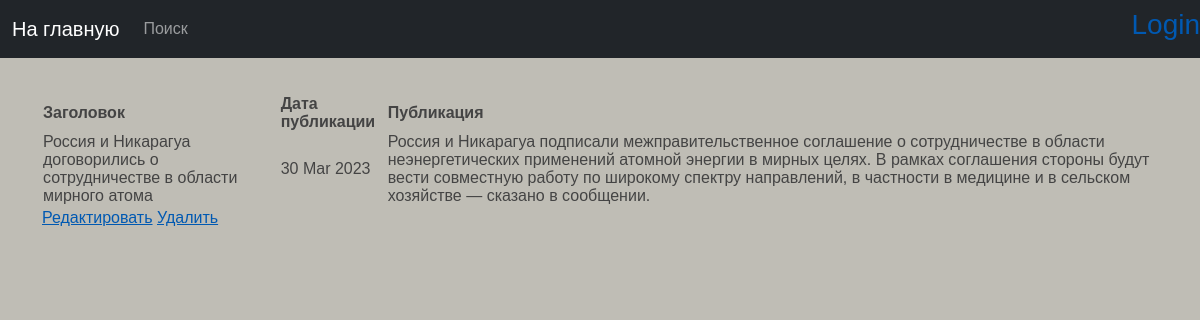
Screenshot of /news/3 with the database file from the repository.
### news/models.py (models this page shows, shortened)
class Post(models.Model):
    author = models.ForeignKey(Author, on_delete=models.CASCADE)
    view = models.CharField(max_length=2, choices=OPTIONS_POST)
    time_in = models.DateTimeField(auto_now_add=True)
    category = models.ManyToManyField(Category, through='PostCategory')
    title = models.CharField(max_length=150)
    text = models.TextField()
    rating_post = models.IntegerField(default=0)

### news/views.py (the view)
# urls.py: path('<int:pk>', PostDetail.as_view(), name='post_detail'),
class PostDetail(DetailView):
    model = Post
    template_name = 'post.html'
    context_object_name = 'post'
    def get_context_data(self, **kwargs):
        context = super().get_context_data(**kwargs)
        return context

### news/templatetags/custom_filters.py (called while the page is built)
@register.filter()
def censor(word):
    if isinstance(word, str):
        for i in word.split():
            if i.capitalize() in cens_words:
                word = word.replace(i, i[0] + '*' * len(i))
    else:
        raise ValueError('custom_filters -> censor -> A string is expected, but a different data type has been entered')
    return word

### templates/post.html (shortened to what this page needs)
{% extends 'flatpages/default.html' %}
{% load custom_filters %}
{% block content %}
{% if post %}
        <table>
           <tr>
                <td><b>Заголовок</b></td>
                <td><b>Дата публикации</b></td>
                <td><b>Публикация</b></td>
            </tr>
            <tr>
                <td>{{ post.title|censor }}</td>
                <td>{{ post.time_in|date:'d M Y' }}</td>
                <td>{{ post.text|censor }}</td>
            </tr>
        </table>
                    <td>
            <a href="{% url 'news_edit' post.id %}"><u>Редактировать</u></a>
            <a href="{% url 'news_delete' post.id %}"><u> Удалить </u></a>
        </td>
    {% else %}
        <h2>Новостей нет!</h2>
    {% endif %}
{% endblock content %}

### rows the page displays
Post: title|censor "Россия и Никарагуа договорились о сотрудничестве в области мирного атома", time_in "30 Mar 2023", text|censor "Россия и Никарагуа подписали межправительственное соглашение о сотрудничестве в области неэнергетических применений атомной энергии в мирных целях. В рамках соглашения стороны будут вести совместную работу по широкому спектру направлений, в частности в медицине и в сельском хозяйстве — сказано в сообщении."
